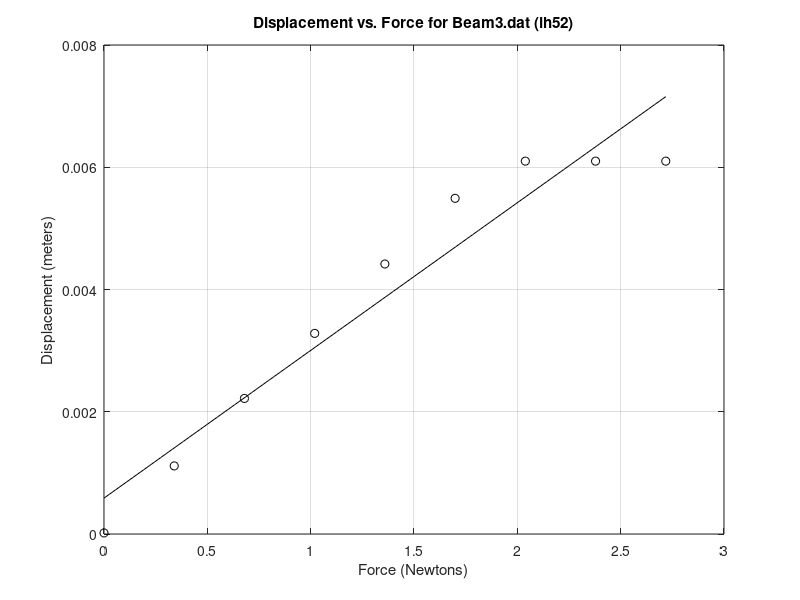

The MATLAB script that drew this image:
 % RunBeam1.m
 % [Ian Hanus]
 % September 6, 2017
 % Based on: RunCam.m
 % Written by: Michael R. Gustafson II (mrg@duke.edu)
    
 % I have adhered to all the tenets of the 
 % Duke Community Standard in creating this code.
 % Signed: [ih52]

%% Initialize the workspace
% Clear all variables
clear

% Change display to short exponential format
format short e

% Load and manipulate the data
% Load data from Beam1.dat
load Beam3.dat

% Copy data from each column into new variables
Mass = Beam3(:,1);
Displacement = Beam3(:,2);

% Convert Mass to a Force measurement
Force = Mass*9.81;

% Convert Displacement in inches to meters
Displacement = (Displacement*2.54)/100;

%% Generate and save plots
% Bring up a figure window
figure(1)

% Clear the figure window
clf

% Plot Displacement as a function of Force
plot(Force, Displacement, 'ko')

%% Perform Calculations
% Use polyfit to find first-order fit polynomials
P = polyfit(Force, Displacement, 1)

%% Generate Predictions
% Create 100 representational Force values
ForceModel = linspace(min(Force), max(Force), 100);

% Calculate Displacement predictions
DispModel = polyval(P, ForceModel);
grid('on')
%% Generate and save plots
%Turn hold on, plot the model values, and turn hold off
hold on
plot (ForceModel, DispModel, 'k-')
hold off

% Label and title the graph
xlabel('Force (Newtons)')
ylabel('Displacement (meters)')
title('Displacement vs. Force for Beam3.dat (ih52)')

% Save the graph to PostScript
print -deps Beam3Plot